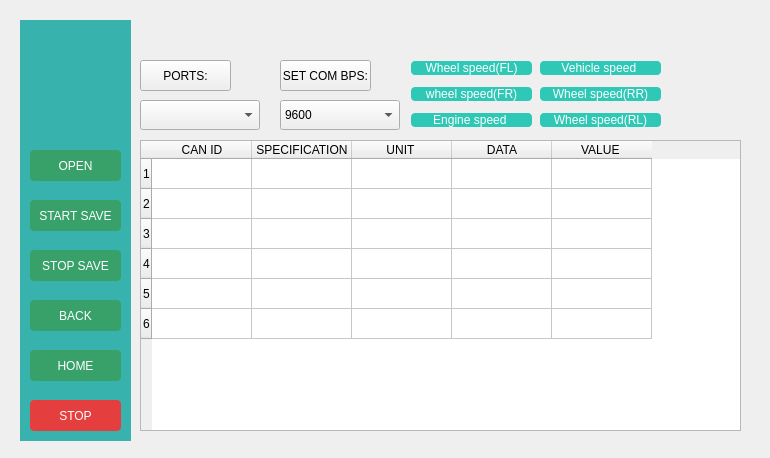
<?xml version="1.0" encoding="UTF-8"?>
<ui version="4.0">
 <class>Toyota_decode</class>
 <widget class="QDialog" name="Toyota_decode">
  <property name="geometry">
   <rect>
    <x>0</x>
    <y>0</y>
    <width>770</width>
    <height>458</height>
   </rect>
  </property>
  <property name="windowTitle">
   <string>Dialog</string>
  </property>
  <widget class="QWidget" name="sidebar_2" native="true">
   <property name="geometry">
    <rect>
     <x>20</x>
     <y>20</y>
     <width>111</width>
     <height>421</height>
    </rect>
   </property>
   <property name="styleSheet">
    <string notr="true">background-color: #38B2AC;
</string>
   </property>
   <widget class="QPushButton" name="buttonHome_2">
    <property name="geometry">
     <rect>
      <x>10</x>
      <y>330</y>
      <width>91</width>
      <height>31</height>
     </rect>
    </property>
    <property name="styleSheet">
     <string notr="true">background-color: #38A169; color: white;
border-radius: 4px;</string>
    </property>
    <property name="text">
     <string>HOME</string>
    </property>
   </widget>
   <widget class="QPushButton" name="buttonReturn_2">
    <property name="geometry">
     <rect>
      <x>10</x>
      <y>280</y>
      <width>91</width>
      <height>31</height>
     </rect>
    </property>
    <property name="styleSheet">
     <string notr="true">background-color: #38A169; color: white;
border-radius: 4px;</string>
    </property>
    <property name="text">
     <string>BACK</string>
    </property>
   </widget>
   <widget class="QPushButton" name="buttonStop_2">
    <property name="geometry">
     <rect>
      <x>10</x>
      <y>380</y>
      <width>91</width>
      <height>31</height>
     </rect>
    </property>
    <property name="styleSheet">
     <string notr="true">background-color: #E53E3E; color: white;
border-radius: 4px;</string>
    </property>
    <property name="text">
     <string>STOP</string>
    </property>
   </widget>
   <widget class="QPushButton" name="buttonSaveStart">
    <property name="geometry">
     <rect>
      <x>10</x>
      <y>180</y>
      <width>91</width>
      <height>31</height>
     </rect>
    </property>
    <property name="styleSheet">
     <string notr="true">background-color: #38A169; color: white;
border-radius: 4px;</string>
    </property>
    <property name="text">
     <string>START SAVE</string>
    </property>
   </widget>
   <widget class="QLabel" name="labelMazda_2">
    <property name="geometry">
     <rect>
      <x>10</x>
      <y>30</y>
      <width>91</width>
      <height>101</height>
     </rect>
    </property>
    <property name="styleSheet">
     <string notr="true">image: url(:/Car_logos/toyota logo.png);</string>
    </property>
    <property name="text">
     <string/>
    </property>
   </widget>
   <widget class="QPushButton" name="buttonOpen_2">
    <property name="geometry">
     <rect>
      <x>10</x>
      <y>130</y>
      <width>91</width>
      <height>31</height>
     </rect>
    </property>
    <property name="styleSheet">
     <string notr="true">background-color: #38A169; color: white;
border-radius: 4px;</string>
    </property>
    <property name="text">
     <string>OPEN</string>
    </property>
   </widget>
   <widget class="QPushButton" name="buttonSaveStop">
    <property name="geometry">
     <rect>
      <x>10</x>
      <y>230</y>
      <width>91</width>
      <height>31</height>
     </rect>
    </property>
    <property name="styleSheet">
     <string notr="true">background-color: #38A169; color: white;
border-radius: 4px;</string>
    </property>
    <property name="text">
     <string>STOP SAVE</string>
    </property>
   </widget>
  </widget>
  <widget class="QTableWidget" name="tableWidgetDecode">
   <property name="geometry">
    <rect>
     <x>140</x>
     <y>140</y>
     <width>601</width>
     <height>291</height>
    </rect>
   </property>
   <row/>
   <row/>
   <row/>
   <row/>
   <row/>
   <row/>
   <column>
    <property name="text">
     <string>CAN ID</string>
    </property>
   </column>
   <column>
    <property name="text">
     <string>SPECIFICATION</string>
    </property>
   </column>
   <column>
    <property name="text">
     <string>UNIT </string>
    </property>
   </column>
   <column>
    <property name="text">
     <string>DATA</string>
    </property>
   </column>
   <column>
    <property name="text">
     <string>VALUE </string>
    </property>
   </column>
  </widget>
  <widget class="QComboBox" name="cmbCOMBaudRate">
   <property name="geometry">
    <rect>
     <x>280</x>
     <y>100</y>
     <width>120</width>
     <height>30</height>
    </rect>
   </property>
   <item>
    <property name="text">
     <string>9600</string>
    </property>
   </item>
   <item>
    <property name="text">
     <string>19200</string>
    </property>
   </item>
   <item>
    <property name="text">
     <string>38400</string>
    </property>
   </item>
   <item>
    <property name="text">
     <string>115200</string>
    </property>
   </item>
   <item>
    <property name="text">
     <string>1228800</string>
    </property>
   </item>
   <item>
    <property name="text">
     <string>2000000</string>
    </property>
   </item>
  </widget>
  <widget class="QPushButton" name="btnCOMbps">
   <property name="geometry">
    <rect>
     <x>280</x>
     <y>60</y>
     <width>91</width>
     <height>31</height>
    </rect>
   </property>
   <property name="text">
    <string>SET COM BPS:</string>
   </property>
  </widget>
  <widget class="QPushButton" name="btnPortsInfo">
   <property name="geometry">
    <rect>
     <x>140</x>
     <y>60</y>
     <width>91</width>
     <height>31</height>
    </rect>
   </property>
   <property name="text">
    <string>PORTS:</string>
   </property>
  </widget>
  <widget class="QComboBox" name="cmbPorts">
   <property name="geometry">
    <rect>
     <x>140</x>
     <y>100</y>
     <width>120</width>
     <height>30</height>
    </rect>
   </property>
  </widget>
  <widget class="QWidget" name="">
   <property name="geometry">
    <rect>
     <x>411</x>
     <y>55</y>
     <width>121</width>
     <height>81</height>
    </rect>
   </property>
   <layout class="QVBoxLayout" name="verticalLayout">
    <item>
     <widget class="QPushButton" name="buttonWspeedFL">
      <property name="styleSheet">
       <string notr="true"> color: white;
background-color: rgb(47, 200, 182);
border-radius: 4px;</string>
      </property>
      <property name="text">
       <string>Wheel speed(FL)</string>
      </property>
     </widget>
    </item>
    <item>
     <widget class="QPushButton" name="buttonWspeedFR">
      <property name="styleSheet">
       <string notr="true"> color: white;
background-color: rgb(47, 200, 182);
border-radius: 4px;</string>
      </property>
      <property name="text">
       <string>wheel speed(FR)</string>
      </property>
     </widget>
    </item>
    <item>
     <widget class="QPushButton" name="buttonEngineSpeed">
      <property name="styleSheet">
       <string notr="true"> color: white;
background-color: rgb(47, 200, 182);
border-radius: 4px;</string>
      </property>
      <property name="text">
       <string>Engine speed </string>
      </property>
     </widget>
    </item>
   </layout>
  </widget>
  <widget class="QWidget" name="">
   <property name="geometry">
    <rect>
     <x>540</x>
     <y>55</y>
     <width>121</width>
     <height>81</height>
    </rect>
   </property>
   <layout class="QVBoxLayout" name="verticalLayout_2">
    <item>
     <widget class="QPushButton" name="buttonVehicleSpeed">
      <property name="styleSheet">
       <string notr="true"> color: white;
background-color: rgb(47, 200, 182);
border-radius: 4px;</string>
      </property>
      <property name="text">
       <string>Vehicle speed </string>
      </property>
     </widget>
    </item>
    <item>
     <widget class="QPushButton" name="buttonWspeedRR">
      <property name="styleSheet">
       <string notr="true"> color: white;
background-color: rgb(47, 200, 182);
border-radius: 4px;</string>
      </property>
      <property name="text">
       <string>Wheel speed(RR)</string>
      </property>
     </widget>
    </item>
    <item>
     <widget class="QPushButton" name="buttonWspeedRL">
      <property name="styleSheet">
       <string notr="true"> color: white;
background-color: rgb(47, 200, 182);
border-radius: 4px;</string>
      </property>
      <property name="text">
       <string>Wheel speed(RL)</string>
      </property>
     </widget>
    </item>
   </layout>
  </widget>
 </widget>
 <resources/>
 <connections/>
</ui>
